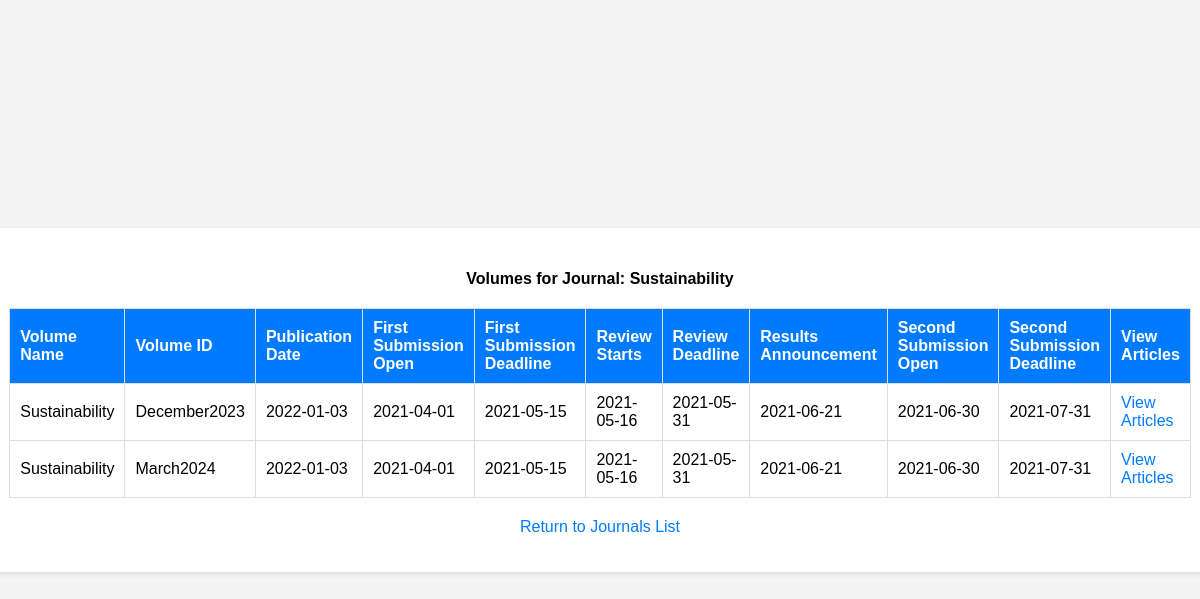
The page /PhpProject1/journalVolumes.php?name=Sustainability on the database its author committed.
### tables this page shows
CREATE TABLE `volume` (
  `name` varchar(100) NOT NULL,
  `id` varchar(20) NOT NULL,
  `publicationDate` date DEFAULT NULL,
  `firstSubOpen` date DEFAULT NULL,
  `firstSubDeadline` date DEFAULT NULL,
  `reviewStarts` date DEFAULT NULL,
  `reviewDeadline` date DEFAULT NULL,
  `resultsAnnouncement` date DEFAULT NULL,
  `secondSubOpen` date DEFAULT NULL,
  `secondSubDeadline` date DEFAULT NULL,
  `cameraReadyDeadline` date DEFAULT NULL
);

### PhpProject1/journalVolumes.php (the view, shortened to what this page needs)
<!DOCTYPE html>
<html lang="en">
    <head>
    </head>
    <body>
        <div class="container">
            <?php
            include "connection.php";
            $journalName = urldecode($_GET['name']);
            $sql = "SELECT name,id, publicationDate, firstSubOpen, firstSubDeadline, reviewStarts, reviewDeadline, resultsAnnouncement, secondSubOpen, secondSubDeadline
                FROM volume WHERE name = ?";
            $stmt = $conn->prepare($sql);
            $stmt->bind_param("s", $journalName);
            $stmt->execute();
            $result = $stmt->get_result();
            ?>
            <h4>Volumes for Journal: <?php echo htmlspecialchars($journalName); ?></h4>
            <table border="2" cellspacing="2" cellpadding="2">
                <tr>
                    <th>Volume Name</th>
                    <th>Volume ID</th>
                    <th>Publication Date</th>
                    <th>First Submission Open</th>
                    <th>First Submission Deadline</th>
                    <th>Review Starts</th>
                    <th>Review Deadline</th>
                    <th>Results Announcement</th>
                    <th>Second Submission Open</th>
                    <th>Second Submission Deadline</th>
                    <th>View Articles</th>
                </tr>
                <?php
                while ($row = mysqli_fetch_assoc($result)) {
                    $name = htmlspecialchars($row["name"]);
                    $id = htmlspecialchars($row["id"]);
                    $publicationDate = htmlspecialchars($row["publicationDate"]);
                    $firstSubOpen = htmlspecialchars($row["firstSubOpen"]);
                    $firstSubDeadline = htmlspecialchars($row["firstSubDeadline"]);
                    $reviewStarts = htmlspecialchars($row["reviewStarts"]);
                    $reviewDeadline = htmlspecialchars($row["reviewDeadline"]);
                    $resultsAnnouncement = htmlspecialchars($row["resultsAnnouncement"]);
                    $secondSubOpen = htmlspecialchars($row["secondSubOpen"]);
                    $secondSubDeadline = htmlspecialchars($row["secondSubDeadline"]);
                    ?>
                    <tr>
                        <td><?php echo $name; ?></td>
                        <td><?php echo $id; ?></td>
                        <td><?php echo $publicationDate; ?></td>
                        <td><?php echo $firstSubOpen; ?></td>
                        <td><?php echo $firstSubDeadline; ?></td>
                        <td><?php echo $reviewStarts; ?></td>
                        <td><?php echo $reviewDeadline; ?></td>
                        <td><?php echo $resultsAnnouncement; ?></td>
                        <td><?php echo $secondSubOpen; ?></td>
                        <td><?php echo $secondSubDeadline; ?></td>
                        <td>
                            <a href="volumeArticles.php?volname=<?php echo urlencode($journalName); ?>&volid=<?php echo urlencode($id); ?>">View Articles</a>
                        </td>
                    </tr>
                    <?php
                }
                ?>
            </table>
            <p>
                <a href="allJournals.php">Return to Journals List</a>
            </p>
    </body>
</html>

### PhpProject1/journalVolumes.php (style rules this page uses)
body { font-family: Arial, sans-serif; background-color: #f4f4f4; margin: 0; padding: 0; display: flex; justify-content: center; align-items: center; height: 100vh; }
.container { background-color: #fff; border-radius: 8px; box-shadow: 0 2px 5px rgba(0, 0, 0, 0.1); padding: 20px; text-align: center; max-width: 1400px; width: 100%; }
h4 { margin-bottom: 20px; }
table { width: 100%; border-collapse: collapse; margin-bottom: 20px; }
table, th, td { border: 1px solid #ddd; }
th, td { padding: 10px; text-align: left; }
th { background-color: #007bff; color: #fff; }
a { color: #007bff; text-decoration: none; }
p { margin-top: 20px; }

### rows shown on the page
volume: name "Sustainability", id "December2023", publicationDate "2022-01-03", firstSubOpen "2021-04-01", firstSubDeadline "2021-05-15", reviewStarts "2021-05-16", reviewDeadline "2021-05-31", resultsAnnouncement "2021-06-21", secondSubOpen "2021-06-30", secondSubDeadline "2021-07-31"
volume: name "Sustainability", id "March2024", publicationDate "2022-01-03", firstSubOpen "2021-04-01", firstSubDeadline "2021-05-15", reviewStarts "2021-05-16", reviewDeadline "2021-05-31", resultsAnnouncement "2021-06-21", secondSubOpen "2021-06-30", secondSubDeadline "2021-07-31"

### other values the page prints
$journalName "Sustainability"
